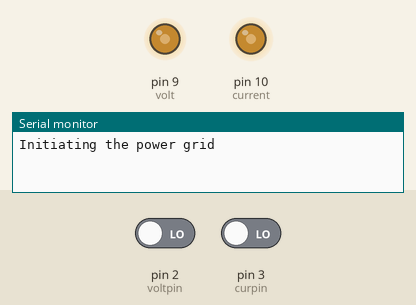
Bench run of a sketch on a simulated Arduino Uno, built with avr-gcc and run on an emulated ATmega328P. On the bench: output pins drawn as LEDs (lit = HIGH), the last lines printed to the serial monitor. The inputs (shaded band) are chosen by the test bench; at power-on: pin 2 (voltpin) LOW, pin 3 (curpin) LOW.

Above: at 1.2 s.
1.3 s: pin 2 (voltpin) driven HIGH and pin 3 (curpin) driven HIGH
At 1.6 s:
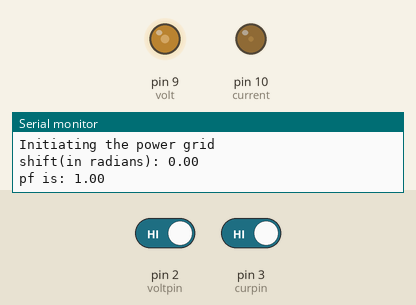
Timing chart, 0 to 10.3 s (numbered marks = the images above; inputs shaded):
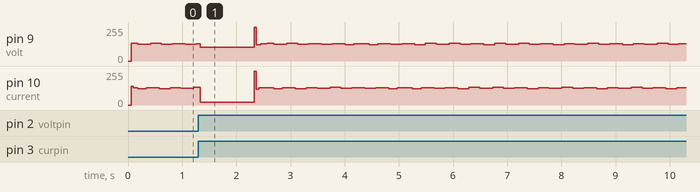

The sketch:

zcd.ino
```cpp
int volt=9;
int current=10;
int voltpin=2;
int curpin=3;
volatile bool flag=false;
volatile unsigned long vtime=0;
volatile unsigned long itime=0;
int phaseshift=4;

const byte sinetable[32]={128, 153, 177, 199, 218, 234, 246, 253, 255, 253, 246, 234, 218, 199, 177, 153, 128, 103,  79,  57,  38,  22,  10,   3,   0,   3,  10,  22,  38,  57,  79, 103};
void volttime(){
  if(vtime==0){
  vtime=micros();
  }
}
void currtime(){
  if((vtime!=0)&&(itime==0)){
  itime=micros();
  flag=true;
  }
}
void setup(){
  pinMode(volt,OUTPUT);
  pinMode(current,OUTPUT);
  pinMode(voltpin,INPUT);
  pinMode(curpin,INPUT);
  attachInterrupt(0,volttime,RISING);
  attachInterrupt(1,currtime,RISING);
  Serial.begin(115200);
  Serial.println("Initiating the power grid");


}
void loop(){
  for (int i=0;i<32;i++){
    analogWrite(volt,sinetable[i]);
    byte time=(i+32-phaseshift)%32;
    analogWrite(current,sinetable[time]);
    delayMicroseconds(625);
     /* Serial.print(analogRead(A0));
Serial.print(",");
Serial.println(analogRead(A1));*/

  }
  if(flag){
     noInterrupts();
    unsigned long v = vtime;
    unsigned long i = itime;
    vtime=0;
    itime=0;
    flag = false;
    interrupts();
    long diff;
    if(v>i){
      diff=v-i;
    }
    else{
      diff=i-v;
    }

      if((diff<10000)&&(diff>0)){
      float shift=(diff*3.14)/10000;
      float pf=cos(shift);
      Serial.print("shift(in radians): ");
      Serial.println(shift);
      Serial.print("pf is: ");
      Serial.println(pf);
      delay(1000);
      vtime = 0;
      itime = 0;
      flag = false;

    }


  }


}
```
